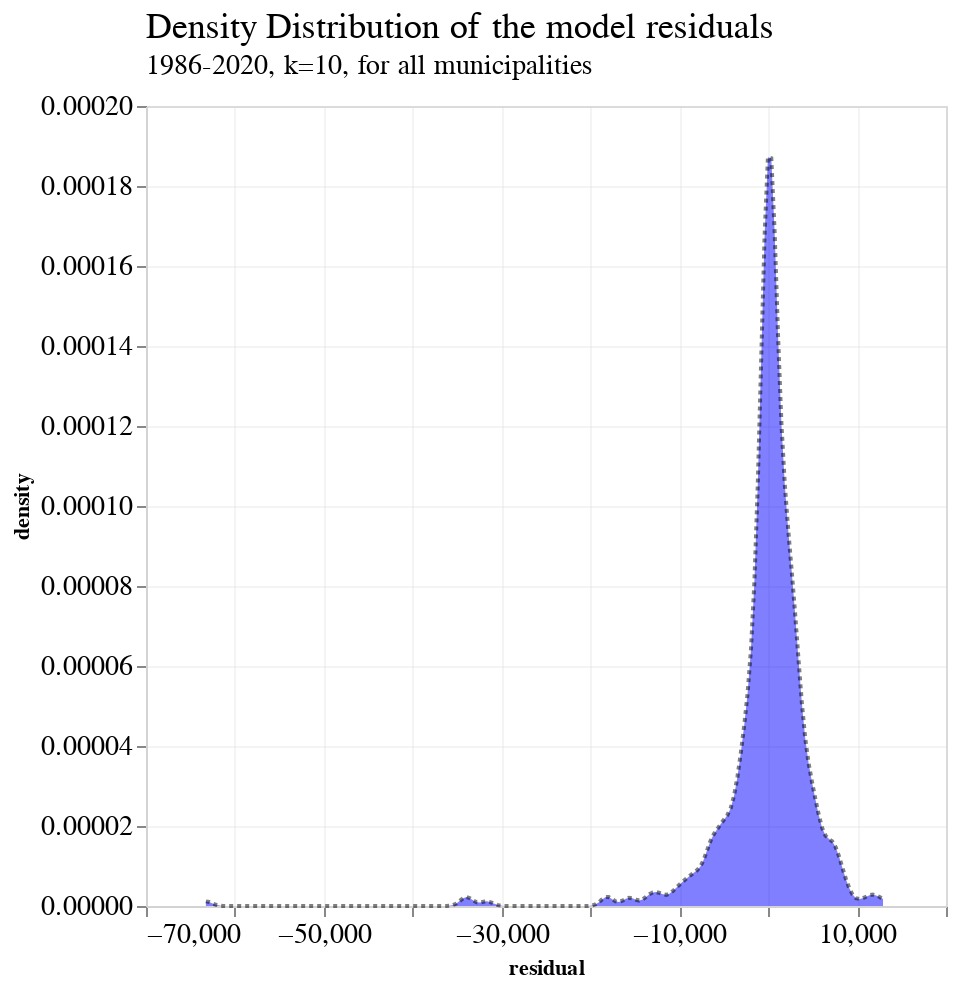

The notebook cell saved with this chart:
### Code cell
residual_chart = alt.Chart(final_prediction_df_w_index).transform_density(
    'residual',
    as_=['residual', 'density'],
).mark_area(opacity=0.5, color="blue").encode(
    x="residual:Q",
    y='density:Q',
)

residual_line_chart = alt.Chart(final_prediction_df_w_index).transform_density(
    'residual',
    as_=['residual', 'density'],
).mark_line(opacity=0.5, color="black", strokeDash=[2,2]).encode(
    x="residual:Q",
    y='density:Q',
).properties(
    width=400,
    height=400,
    title=science_theme_title(
        text="Density Distribution of the model residuals", 
        subtitle="1986-2020, k=10, for all municipalities"
    )
)
residual_chart + residual_line_chart

### Figure 1 — Vega-Lite specification as saved in the notebook (floating-point values rounded to 4 significant figures; data arrays with more than 128 entries replaced by an {"elided": "..."} marker saying what was removed)
{"config": {"view": {"width": 533.3, "height": 300.0, "fill": "white"}, "title": {"align": "left", "anchor": "start", "frame": "group", "font": "Helvetica Neue", "fontSize": 18, "dy": -2, "subtitleFont": "Helvetica Neue", "subtitleFontSize": 14, "fontWeight": "normal"}, "axis": {"domainColor": "lightGrey", "gridColor": "lightGrey", "gridWidth": 0.25, "titleFont": "Helvetica Neue", "titleFontSize": 11, "labelFont": "Helvetica Neue", "labelFontSize": 14}, "legend": {"layout": {"anchor": "start"}, "labelLimit": 0, "titleFontSize": 14, "titleFont": "Helvetica Neue", "labelFontSize": 14, "labelFont": "Helvetica Neue"}, "header": {"title": null, "titleFont": "Helvetica Neue", "labelFont": "Helvetica Neue", "labelFontSize": 14, "labelPadding": 2}, "range": {"category": ["#0C66B5", "#BA1D32", "#0F8E40", "#E56F20", "#862BAF", "#626D69", "#ED5087", "#3DB9E2", "#51DB63", "#E26868", "#FFB270", "#B37CEA", "#A8A1A4", "#FF87CD"]}}, "layer": [{"mark": {"type": "area", "color": "blue", "opacity": 0.5}, "encoding": {"x": {"field": "residual", "type": "quantitative"}, "y": {"field": "density", "type": "quantitative"}}, "transform": [{"density": "residual", "as": ["residual", "density"]}]}, {"mark": {"type": "line", "color": "black", "opacity": 0.5, "strokeDash": [2, 2]}, "encoding": {"x": {"field": "residual", "type": "quantitative"}, "y": {"field": "density", "type": "quantitative"}}, "height": 400, "title": {"align": "left", "anchor": "start", "frame": "group", "font": "Helvetica Neue", "fontSize": 18, "dy": -2, "subtitleFont": "Helvetica Neue", "subtitleFontSize": 14, "fontWeight": "normal", "text": "Density Distribution of the model residuals", "subtitle": "1986-2020, k=10, for all municipalities"}, "transform": [{"density": "residual", "as": ["residual", "density"]}], "width": 400}], "data": {"name": "data-f80d1af5e1d1f98a38f284afe7bb4ed6"}, "$schema": "https://vega.github.io/schema/vega-lite/v4.17.0.json", "datasets": {"data-f80d1af5e1d1f98a38f284afe7bb4ed6": {"elided": "500 records"}}}
